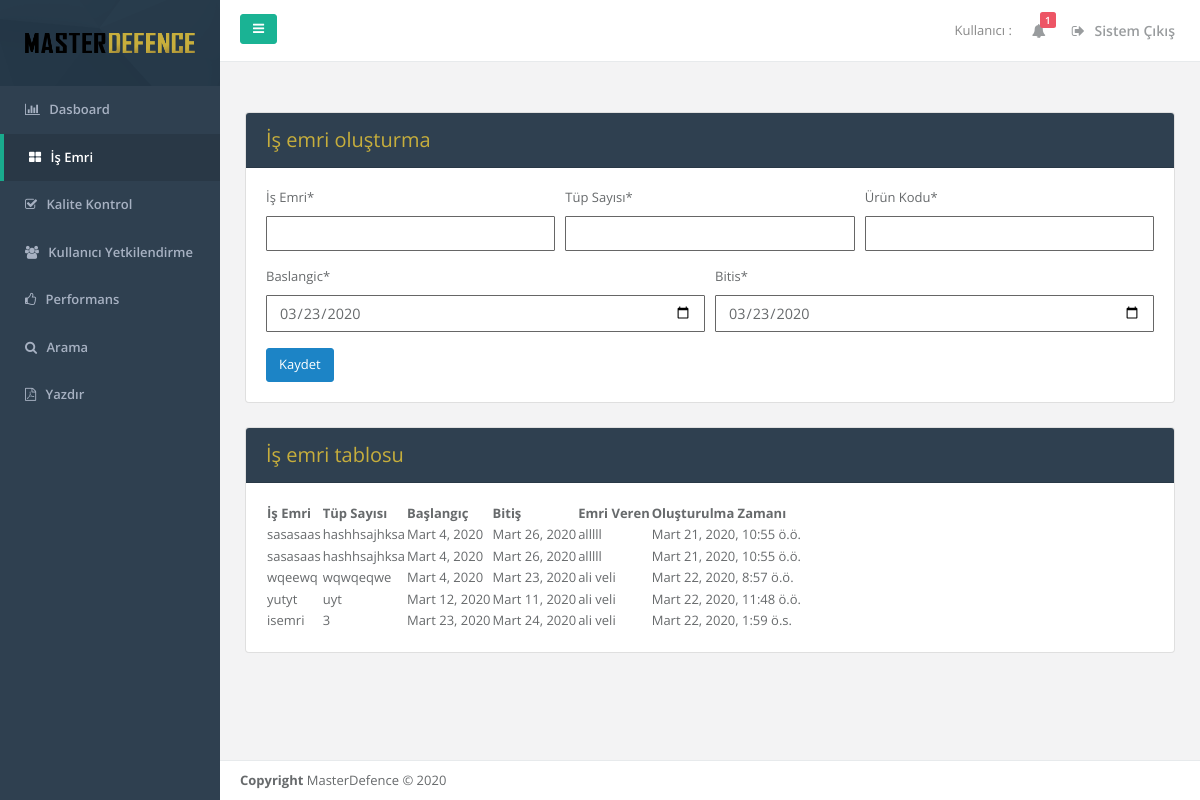
Page /isemri (signed in) on the earlier database version.
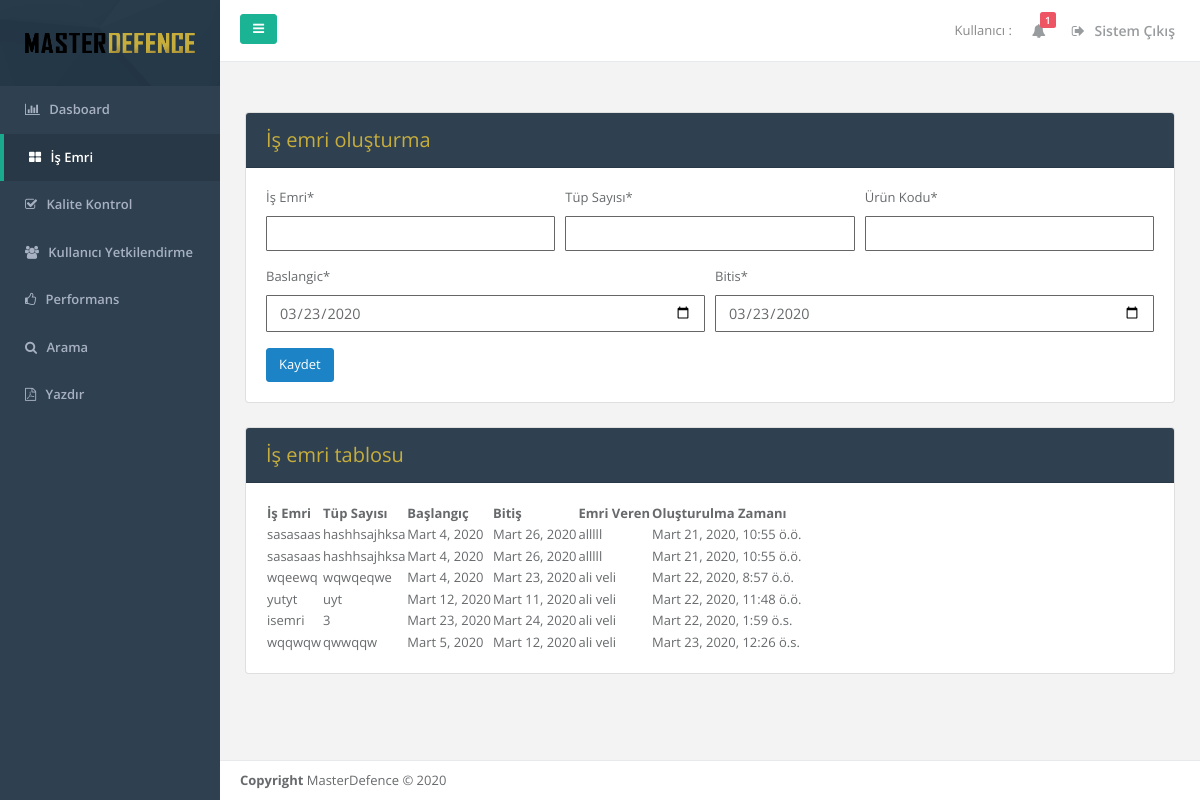
Same page on the later database version.
### base/models.py (models this page shows)
class Emir(models.Model):
    is_emri = models.CharField(max_length=100)
    tup_sayisi = models.CharField(max_length=100)
    urun_kodu = models.CharField(max_length=100)
    baslangic = models.DateField(default=timezone.now())
    bitis = models.DateField(default=timezone.now())
    emri_veren = models.CharField(max_length=100)
    emir_zamani = models.DateTimeField(default=timezone.now)

### base/views.py (the view)
# urls.py: path('isemri', views.isemri, name='isemri'),
@login_required
def isemri(request):
        fullname = request.user.first_name + ' ' + request.user.last_name
        emirler = Emir.objects.all()
        if request.method == 'POST':
                form = IsEmri(request.POST)
                if form.is_valid():
                        emir = form.save()
                        emir.refresh_from_db()
                        emir.is_emri = form.cleaned_data.get('is_emri')
                        emir.urun_kodu = form.cleaned_data.get('urun_kodu')
                        emir.baslangic = form.cleaned_data.get('baslangic')
                        emir.bitis = form.cleaned_data.get('bitis')
                        emir.emri_veren = form.cleaned_data.get('emri_veren')
                        messages.success(request,'{} isimli kullanıcı tarafından bir emir eklendi!'.format(emir.emri_veren))
                        emir.save()
                        form.full_clean()
        else:
                form = IsEmri()
                form.fields["emri_veren"].initial = fullname
        return render(request,'is-emri.html', { 'form' : form , 'emirler': emirler , 'mac' : mac , 'fullname' : fullname })

### base/forms.py
class IsEmri(forms.ModelForm):
    is_emri = forms.CharField(max_length=100, label='İş Emri')
    tup_sayisi = forms.CharField(max_length=100, label='Tüp Sayısı')
    urun_kodu = forms.CharField(max_length=100, label='Ürün Kodu')
    baslangic = forms.DateInput()
    bitis = forms.DateInput()
    emri_veren = forms.CharField(label='Emri Veren')
    emir_zamani = forms.DateTimeField(initial=timezone.now())
    class Meta:
        model = Emir
        widgets = {
            'baslangic': DateInput(),
            'bitis': DateInput(),
        }
        fields = ('is_emri', 'baslangic', 'bitis', 'tup_sayisi','emri_veren','emir_zamani')

### base/templates/is-emri.html (shortened to what this page needs)
{% extends "base.html" %}
{% load static %}
{% load crispy_forms_tags %}
{% block style %}
<link href="{% static 'css/bootstrap-tables.css' %}" rel="stylesheet">
{% endblock %}
{% block content %}
<div class="card">
  <div class="card-header"  style="color: #c7ae3c;background-color: #2f4050; font-size: 20px;">
    İş emri oluşturma
  </div>
  <div class="card-body">
    <form action="" method="POST">
      <div class="form-row">
        <div class="form-group col-md-4 mb-0">{{ form.is_emri|as_crispy_field }}</div>
        <div class="form-group col-md-4 mb-0">{{ form.tup_sayisi|as_crispy_field }}</div>
        <div class="form-group col-md-4 mb-0">{{ form.urun_kodu|as_crispy_field }}</div>
      </div>
      <div class="form-row">
        <div class="form-group col-md-6 mb-0">{{ form.baslangic|as_crispy_field }}</div>
        <div class="form-group col-md-6 mb-0">{{ form.bitis|as_crispy_field }}</div>
      </div>
      <button type="submit" class="btn btn-success">Kaydet</button>
    </form>
  </div>
</div>
<div class="card mt-4">
  <div class="card-header" style="color: #c7ae3c;background-color: #2f4050; font-size: 20px;">
    İş emri tablosu
  </div>
  <div class="card-body">
    <table id="table"
         data-toggle="table"
         data-search="true"
         data-filter-control="true"
         data-toolbar="#toolbar">
    <thead>
      <tr>
        <th data-field="isemri" data-filter-control="select" data-sortable="true">İş Emri</th>
        <th data-field="tup_sayisi" data-filter-control="select" data-sortable="true">Tüp Sayısı</th>
        <th data-field="baslangic" data-filter-control="select" data-sortable="true">Başlangıç</th>
        <th data-field="bitis" data-filter-control="select" data-sortable="true">Bitiş</th>
        <th data-field="amir" data-filter-control="select" data-sortable="true">Emri Veren</th>
        <th data-field="zaman" data-filter-control="select" data-sortable="true">Oluşturulma Zamanı</th>
      </tr>
    </thead>
    <tbody>
      {% for emir in emirler %}
        <tr>
          <td>{{ emir.is_emri }}</td>
          <td>{{ emir.tup_sayisi }}</td>
          <td>{{ emir.baslangic }}</td>
          <td>{{ emir.bitis }}</td>
          <td>{{ emir.emri_veren }}</td>
          <td>{{ emir.emir_zamani }}</td>
        </tr>
      {% endfor %}
    </tbody>
    </table>
    </div>
  </div>
{% endblock %}

Differences in the rows shown:
added Emir: is_emri "wqqwqw", tup_sayisi "qwwqqw", baslangic "Mart 5, 2020", bitis "Mart 12, 2020", emri_veren "ali veli", emir_zamani "Mart 23, 2020, 12:26 ö.s."
